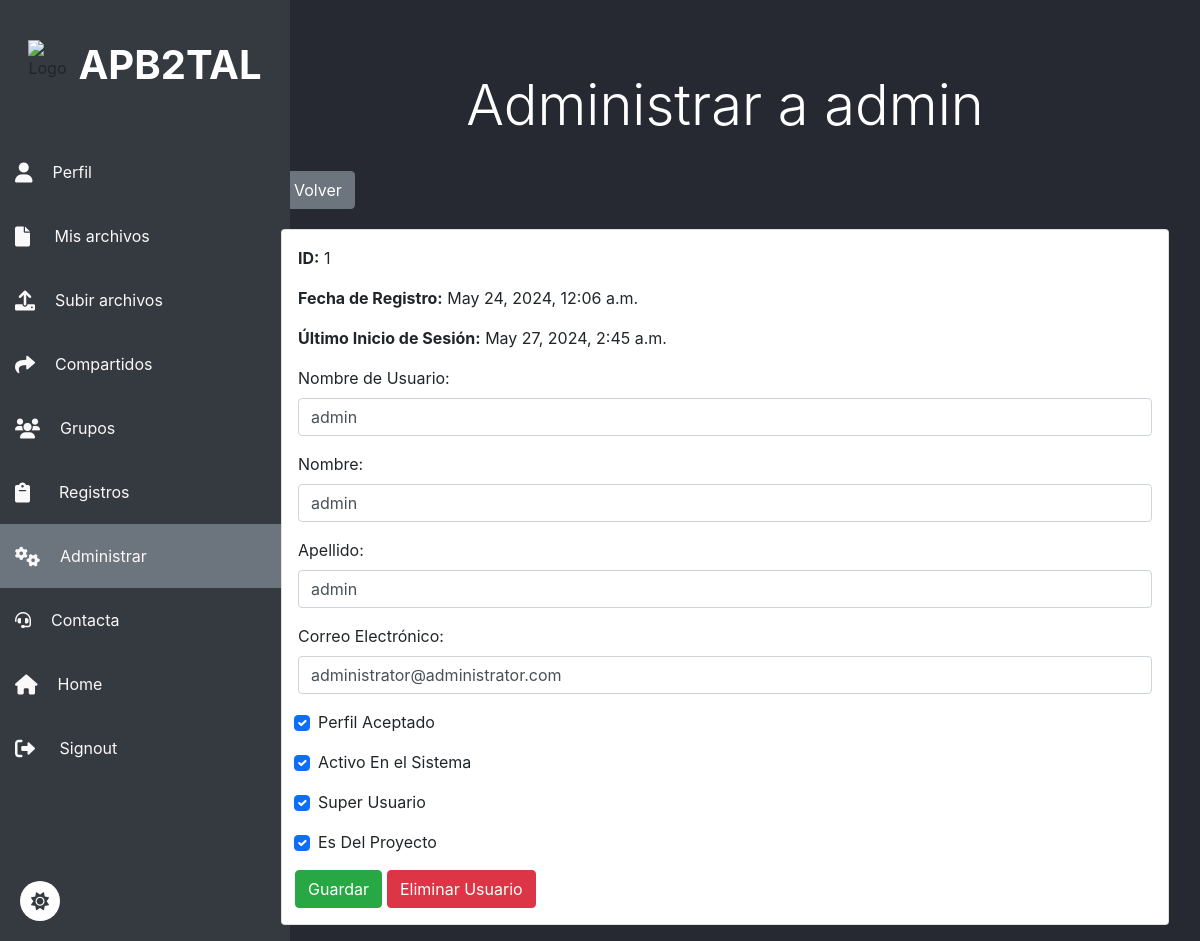
Page /administrar/usuarios/1/ (signed in) on the earlier database version.
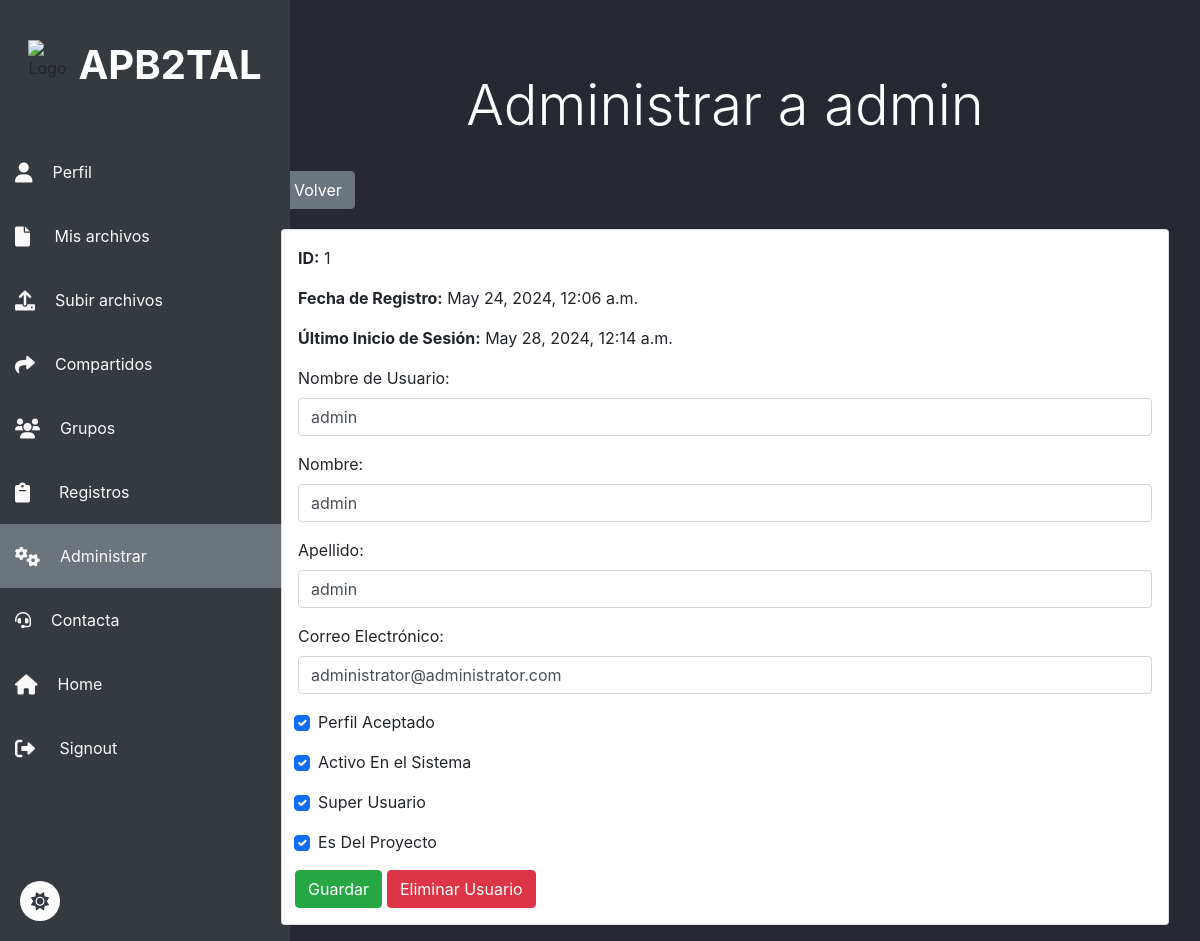
Same page on the later database version.
### archivos/models.py (models this page shows, shortened)
class CustomUser(AbstractUser):
    is_accepted = models.BooleanField(
        _("accept status"),
        default=False,
        help_text=_("Designates whether this user is accepted."),
    )
    edad = models.IntegerField(default=0, null=True, blank=True)

### archivos/views.py (the view, shortened to what this page needs)
# urls.py: path('administrar/usuarios/<int:id>/', views.admi_usuario, name='admi_usuario'),
@accepted_user_required
@user_passes_test(is_staff)
@login_required
def admi_usuario(request, id):
    usuario = get_object_or_404(CustomUser, id=id)
    return render(request, 'admi_usuario.html', {'usuario': usuario})

### archivos/views.py (called while the page is built)
def accepted_user_required(view_func):
    decorated_view_func = user_passes_test(
        lambda user: user.is_authenticated and user.is_accepted,
        login_url='/perfil'  # Redirige a la página de perfil si el usuario no tiene is_accepted
    )(view_func)
    return decorated_view_func

def is_staff(user):
    return user.is_authenticated and user.is_staff

### archivos/templates/admi_usuario.html (shortened to what this page needs)
{% extends 'baseusuario.html' %}
{% block content %}
<div class="container">
  <h2 class="text-center display-4 py-4 mt-5">Administrar a {{ usuario.username }}</h2>
  <a href="/administrar/usuarios/" class="btn btn-secondary mb-1 ml-3">Volver</a>
    <div class="card p-3 m-3">
        <p><strong>ID:</strong> {{ usuario.id }}</p>
        <p><strong>Fecha de Registro:</strong> {{ usuario.date_joined }}</p>
        <p><strong>Último Inicio de Sesión:</strong> {{ usuario.last_login }}</p>
        <form method="post" enctype="multipart/form-data">
        <div class="form-group">
            <label for="username">Nombre de Usuario:</label>
            <input type="text" class="form-control" id="username" name="username" value="{{ usuario.username }}">
        </div>
        <div class="form-group">
            <label for="first_name">Nombre:</label>
            <input type="text" class="form-control" id="first_name" name="first_name" value="{{ usuario.first_name }}">
        </div>
        <div class="form-group">
            <label for="last_name">Apellido:</label>
            <input type="text" class="form-control" id="last_name" name="last_name" value="{{ usuario.last_name }}">
        </div>
        <div class="form-group">
            <label for="email">Correo Electrónico:</label>
            <input type="email" class="form-control" id="email" name="email" value="{{ usuario.email }}">
        </div>
        <div class="row">
          <div class="col-md-8">
              <div class="form-group">
                  <div class="form-check">
                      <input type="checkbox" class="form-check-input" id="is_accepted" name="is_accepted" {% if usuario.is_accepted %} checked="yes" {% endif %}>
                      <label class="form-check-label" for="is_accepted">Perfil Aceptado</label>
                  </div>
              </div>
              <div class="form-group">
                  <div class="form-check">
                      <input type="checkbox" class="form-check-input" id="is_active" name="is_active" {% if usuario.is_active %}checked{% endif %}>
                      <label class="form-check-label" for="is_active">Activo En el Sistema</label>
                  </div>
              </div>
              <div class="form-group">
                  <div class="form-check">
                      <input type="checkbox" class="form-check-input" id="is_superuser" name="is_superuser" {% if usuario.is_superuser %}checked{% endif %}>
                      <label class="form-check-label" for="is_superuser">Super Usuario</label>
                  </div>
              </div>
              <div class="form-group">
                  <div class="form-check">
                      <input type="checkbox" class="form-check-input" id="is_staff" name="is_staff" {% if usuario.is_staff %}checked{% endif %}>
                      <label class="form-check-label" for="is_staff">Es Del Proyecto</label>
                  </div>
              </div>
          </div>
          <div style="display: flex; justify-content: flex-start;">
            <button type="submit" class="btn btn-success">Guardar</button>
            <button type="submit" class="btn btn-danger" name="eliminar" style="margin-left: 5px;">Eliminar Usuario</button>
        </div>
{% endblock %}

Differences in the rows shown:
changed CustomUser "admin": last_login "May 27, 2024, 2:45 a.m." → "May 28, 2024, 12:14 a.m."
